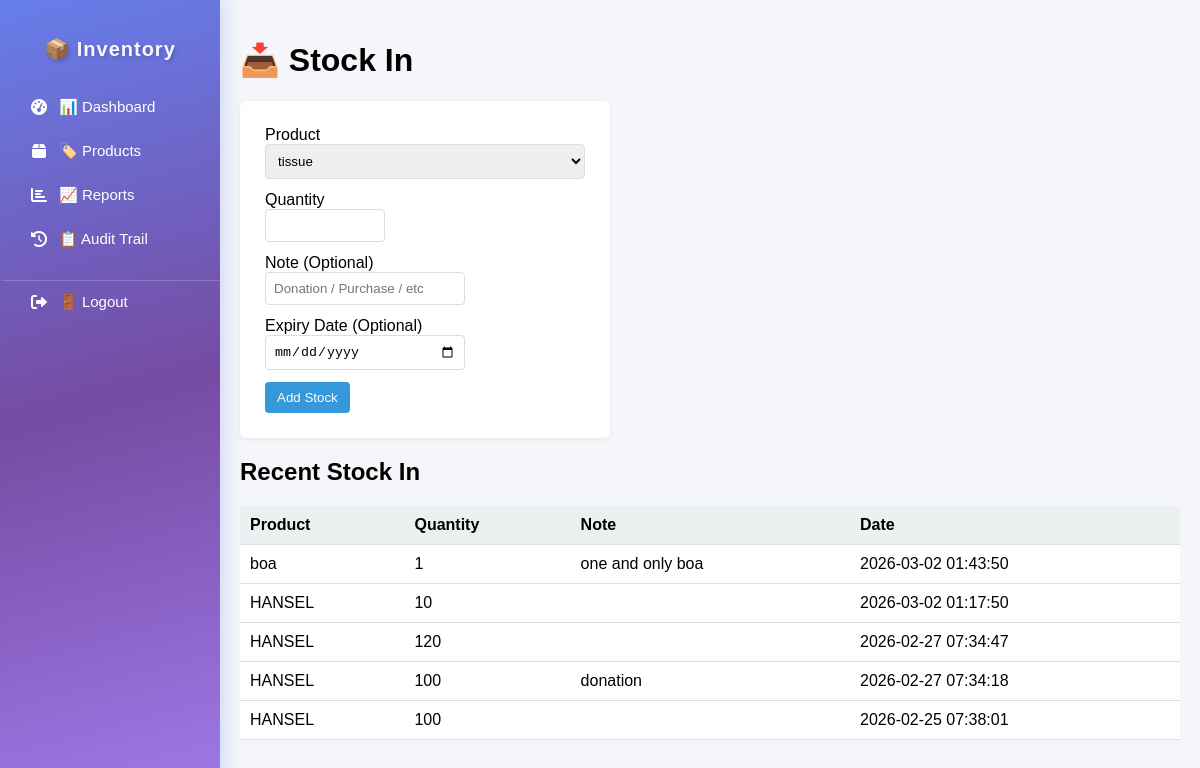
The app's page /stock_in.php?product_id=2 with its own data.
### tables this page shows
CREATE TABLE `stock_movements` (
  `id` int(11) NOT NULL,
  `product_id` int(11) NOT NULL,
  `staff_id` int(11) DEFAULT NULL,
  `supplier_id` int(11) DEFAULT NULL,
  `type` enum('IN','OUT') NOT NULL,
  `quantity` int(11) NOT NULL CHECK (`quantity` > 0),
  `note` varchar(255) DEFAULT NULL,
  `reason` varchar(255) DEFAULT NULL,
  `expiry_date` date DEFAULT NULL,
  `created_at` timestamp NOT NULL DEFAULT current_timestamp()
);

CREATE TABLE `products` (
  `id` int(11) NOT NULL,
  `name` varchar(255) NOT NULL,
  `category_id` int(11) NOT NULL,
  `unit` varchar(50) NOT NULL,
  `min_stock` int(11) DEFAULT 0,
  `created_at` timestamp NOT NULL DEFAULT current_timestamp(),
  `is_active` tinyint(1) DEFAULT 1,
  `expiry_date` date DEFAULT NULL,
  `has_expiry` tinyint(1) DEFAULT 1,
  `image_path` varchar(255) DEFAULT NULL
);

### public/stock_in.php (the view, shortened to what this page needs)
<?php
$db = Database::connect();
$selectedProduct = $_GET['product_id'] ?? '';
$stmt = $db->query("
    SELECT id, name
    FROM products
    WHERE is_active = 1
    ORDER BY name ASC
");
$products = $stmt->fetchAll(PDO::FETCH_ASSOC);
$stmt2 = $db->query("
    SELECT sm.*, p.name AS product_name
    FROM stock_movements sm
    JOIN products p ON sm.product_id = p.id
    WHERE sm.type = 'IN'
    ORDER BY sm.created_at DESC
    LIMIT 5
");
$recent = $stmt2->fetchAll(PDO::FETCH_ASSOC);
?>
<!DOCTYPE html>
<html>
<head>
<link rel="stylesheet" href="assets/css/style.css">
</head>
<body>
<div class="container">
<?php include 'includes/sidebar.php'; ?>
<div class="main">
<h1>📥 Stock In</h1>
<div class="card">
<form action="../api/add_stock.php" method="POST">
<label>Product</label>
<select name="product_id" required>
<?php foreach($products as $p): ?>
<option value="<?= $p['id'] ?>"
<?= $selectedProduct == $p['id'] ? 'selected' : '' ?>>
<?= htmlspecialchars($p['name']) ?>
</option>
<?php endforeach; ?>
</select>
<label>Quantity</label>
<input
    type="number"
    name="quantity"
    class="quantity-input"
    required
    min="1"
    max="999"
    inputmode="numeric"
    pattern="[0-9]*"
>
<label>Note (Optional)</label>
<input
    type="text"
    name="note"
    class="note-input"
    placeholder="Donation / Purchase / etc"
>
<label>Expiry Date (Optional)</label>
<input type="date" name="expiry_date" style="width:200px;">
<button type="submit" style="display:block;margin-top:10px;">
Add Stock
</button>
</form>
</div>
<h2>Recent Stock In</h2>
<table>
<thead>
<tr>
<th>Product</th>
<th>Quantity</th>
<th>Note</th>
<th>Date</th>
</tr>
</thead>
<tbody>
<?php if(count($recent) > 0): ?>
<?php foreach($recent as $r): ?>
<tr>
<td><?= htmlspecialchars($r['product_name']) ?></td>
<td><?= $r['quantity'] ?></td>
<td><?= htmlspecialchars($r['note'] ?? '') ?></td>
<td><?= $r['created_at'] ?></td>
</tr>
<?php endforeach; ?>
<?php else: ?>
<tr>
<td colspan="4">No stock-in records yet.</td>
</tr>
<?php endif; ?>
</tbody>
</table>
</div>
</div>
</body>
</html>

### public/assets/css/style.css (style rules this page uses)
* { box-sizing: border-box; }
body { margin: 0; font-family: Arial, sans-serif; background: #f2f4f8; }
.container { display: flex; min-height: 100vh; }
.main { flex: 1; padding: 30px; background: #f2f4f8; }
.card { background: white; padding: 22px; border-radius: 14px; box-shadow: 0 8px 20px rgba(0,0,0,0.06); transition: 0.2s ease; }
table { width: 100%; border-collapse: collapse; }
th, td { padding: 10px; border-bottom: 1px solid #eee; }
th { background: #f4f6f9; text-align: left; }

### public/stock_in.php (style rules this page uses)
body { margin: 0; font-family: Arial; background: #f4f6f9; }
.container { display: flex; min-height: 100vh; }
.main { flex: 1; padding: 20px; background: #f4f6f9; }
.card { background: white; padding: 25px; border-radius: 6px; margin-bottom: 20px; box-shadow: 0 2px 5px rgba(0,0,0,0.05); max-width: 370px; }
input, select { display: block; width: 100%; padding: 8px; margin-bottom: 12px; border-radius: 4px; border: 1px solid #ddd; }
.quantity-input { width: 120px; }
.note-input { width: 200px; }
button { padding: 8px 12px; background: #3498db; color: white; border: none; border-radius: 4px; cursor: pointer; }
table { width: 100%; border-collapse: collapse; background: white; }
th, td { padding: 10px; border-bottom: 1px solid #ddd; }
th { background: #ecf0f1; }

### records on screen
stock_movements: product.name "boa", quantity "1", note "one and only boa", created_at "2026-03-02 01:43:50"
stock_movements: product.name "HANSEL", quantity "10", created_at "2026-03-02 01:17:50"
stock_movements: product.name "HANSEL", quantity "120", created_at "2026-02-27 07:34:47"
stock_movements: product.name "HANSEL", quantity "100", note "donation", created_at "2026-02-27 07:34:18"
stock_movements: product.name "HANSEL", quantity "100", created_at "2026-02-25 07:38:01"

### other values on screen
form field product_id "tissue"
